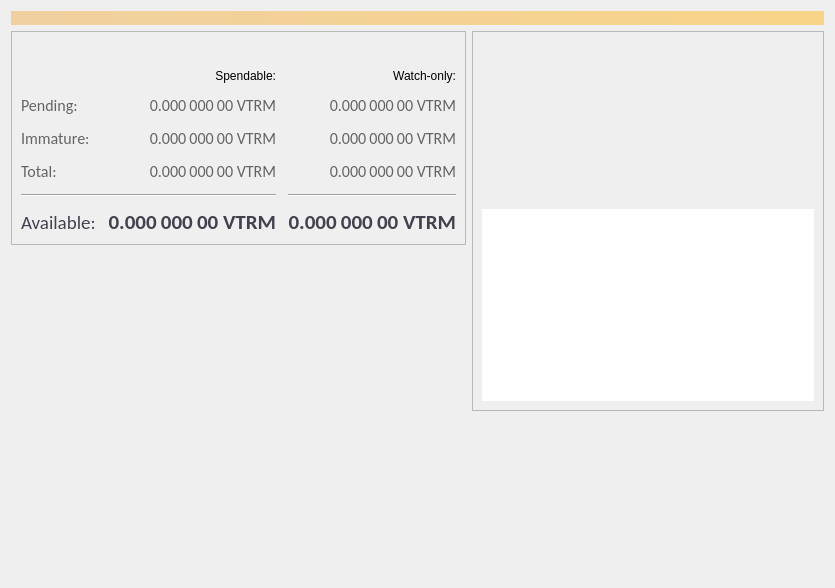
<?xml version="1.0" encoding="UTF-8"?>
<ui version="4.0">
 <class>OverviewPage</class>
 <widget class="QLabel" name="OverviewPage">
  <property name="enabled">
   <bool>true</bool>
  </property>
  <property name="geometry">
   <rect>
    <x>0</x>
    <y>0</y>
    <width>835</width>
    <height>588</height>
   </rect>
  </property>
  <property name="windowTitle">
   <string>Form</string>
  </property>
  <property name="autoFillBackground">
   <bool>false</bool>
  </property>
  <property name="styleSheet">
   <string notr="true"/>
  </property>
  <property name="pixmap">
   <pixmap resource="../bitcoin.qrc">:/icons/overview_background</pixmap>
  </property>
  <property name="scaledContents">
   <bool>true</bool>
  </property>
  <property name="wordWrap">
   <bool>true</bool>
  </property>
  <layout class="QVBoxLayout" name="topLayout">
   <item>
    <widget class="QLabel" name="labelAlerts">
     <property name="visible">
      <bool>false</bool>
     </property>
     <property name="styleSheet">
      <string notr="true">QLabel { background-color: qlineargradient(x1: 0, y1: 0, x2: 1, y2: 0, stop:0 #F0D0A0, stop:1 #F8D488); color:#000000; }</string>
     </property>
     <property name="wordWrap">
      <bool>true</bool>
     </property>
     <property name="margin">
      <number>3</number>
     </property>
     <property name="textInteractionFlags">
      <set>Qt::TextSelectableByMouse</set>
     </property>
    </widget>
   </item>
   <item>
    <layout class="QHBoxLayout" name="horizontalLayout" stretch="1,1">
     <item>
      <layout class="QVBoxLayout" name="verticalLayout_2">
       <item>
        <widget class="QFrame" name="frame">
         <property name="frameShape">
          <enum>QFrame::StyledPanel</enum>
         </property>
         <property name="frameShadow">
          <enum>QFrame::Raised</enum>
         </property>
         <layout class="QVBoxLayout" name="verticalLayout_4">
          <item>
           <layout class="QHBoxLayout" name="horizontalLayout_4">
            <item>
             <widget class="QPushButton" name="labelWalletStatus">
              <property name="enabled">
               <bool>true</bool>
              </property>
              <property name="maximumSize">
               <size>
                <width>30</width>
                <height>16777215</height>
               </size>
              </property>
              <property name="toolTip">
               <string>The displayed information may be out of date. Your wallet automatically synchronizes with the Vertoreum network after a connection is established, but this process has not completed yet.</string>
              </property>
              <property name="text">
               <string/>
              </property>
              <property name="icon">
               <iconset resource="../bitcoin.qrc">
                <normaloff>:/icons/warning</normaloff>
                <disabledoff>:/icons/warning</disabledoff>:/icons/warning</iconset>
              </property>
              <property name="iconSize">
               <size>
                <width>24</width>
                <height>24</height>
               </size>
              </property>
              <property name="flat">
               <bool>true</bool>
              </property>
             </widget>
            </item>
            <item>
             <spacer name="horizontalSpacer_3">
              <property name="orientation">
               <enum>Qt::Horizontal</enum>
              </property>
              <property name="sizeHint" stdset="0">
               <size>
                <width>40</width>
                <height>20</height>
               </size>
              </property>
             </spacer>
            </item>
           </layout>
          </item>
          <item>
           <layout class="QGridLayout" name="gridLayout">
            <property name="spacing">
             <number>12</number>
            </property>
            <item row="5" column="0" colspan="2">
             <widget class="Line" name="line">
              <property name="orientation">
               <enum>Qt::Horizontal</enum>
              </property>
             </widget>
            </item>
            <item row="3" column="1">
             <widget class="QLabel" name="labelImmature">
              <property name="font">
               <font>
                <family>Calibri</family>
                <pointsize>12</pointsize>
                <weight>50</weight>
                <bold>false</bold>
               </font>
              </property>
              <property name="cursor">
               <cursorShape>IBeamCursor</cursorShape>
              </property>
              <property name="toolTip">
               <string>Mined balance that has not yet matured</string>
              </property>
              <property name="styleSheet">
               <string notr="true">color: rgb(100, 100, 100);</string>
              </property>
              <property name="text">
               <string notr="true">0.000 000 00 VTRM</string>
              </property>
              <property name="alignment">
               <set>Qt::AlignRight|Qt::AlignTrailing|Qt::AlignVCenter</set>
              </property>
              <property name="textInteractionFlags">
               <set>Qt::LinksAccessibleByMouse|Qt::TextSelectableByKeyboard|Qt::TextSelectableByMouse</set>
              </property>
             </widget>
            </item>
            <item row="5" column="2">
             <widget class="Line" name="lineWatchBalance">
              <property name="sizePolicy">
               <sizepolicy hsizetype="Preferred" vsizetype="Fixed">
                <horstretch>0</horstretch>
                <verstretch>0</verstretch>
               </sizepolicy>
              </property>
              <property name="minimumSize">
               <size>
                <width>140</width>
                <height>0</height>
               </size>
              </property>
              <property name="orientation">
               <enum>Qt::Horizontal</enum>
              </property>
             </widget>
            </item>
            <item row="2" column="0">
             <widget class="QLabel" name="labelPendingText">
              <property name="font">
               <font>
                <family>Calibri</family>
                <pointsize>12</pointsize>
                <weight>50</weight>
                <bold>false</bold>
               </font>
              </property>
              <property name="styleSheet">
               <string notr="true">color: rgb(100, 100, 100);</string>
              </property>
              <property name="text">
               <string>Pending:</string>
              </property>
             </widget>
            </item>
            <item row="3" column="0">
             <widget class="QLabel" name="labelImmatureText">
              <property name="font">
               <font>
                <family>Calibri</family>
                <pointsize>12</pointsize>
                <weight>50</weight>
                <bold>false</bold>
               </font>
              </property>
              <property name="styleSheet">
               <string notr="true">color: rgb(100, 100, 100);</string>
              </property>
              <property name="text">
               <string>Immature:</string>
              </property>
             </widget>
            </item>
            <item row="0" column="2">
             <widget class="QLabel" name="labelWatchonly">
              <property name="text">
               <string>Watch-only:</string>
              </property>
              <property name="alignment">
               <set>Qt::AlignRight|Qt::AlignTrailing|Qt::AlignVCenter</set>
              </property>
             </widget>
            </item>
            <item row="2" column="1">
             <widget class="QLabel" name="labelUnconfirmed">
              <property name="font">
               <font>
                <family>Calibri</family>
                <pointsize>12</pointsize>
                <weight>50</weight>
                <bold>false</bold>
               </font>
              </property>
              <property name="cursor">
               <cursorShape>IBeamCursor</cursorShape>
              </property>
              <property name="toolTip">
               <string>Total of transactions that have yet to be confirmed, and do not yet count toward the spendable balance</string>
              </property>
              <property name="styleSheet">
               <string notr="true">color: rgb(100, 100, 100);</string>
              </property>
              <property name="text">
               <string notr="true">0.000 000 00 VTRM</string>
              </property>
              <property name="alignment">
               <set>Qt::AlignRight|Qt::AlignTrailing|Qt::AlignVCenter</set>
              </property>
              <property name="textInteractionFlags">
               <set>Qt::LinksAccessibleByMouse|Qt::TextSelectableByKeyboard|Qt::TextSelectableByMouse</set>
              </property>
             </widget>
            </item>
            <item row="2" column="2">
             <widget class="QLabel" name="labelWatchPending">
              <property name="font">
               <font>
                <family>Calibri</family>
                <pointsize>12</pointsize>
                <weight>50</weight>
                <bold>false</bold>
               </font>
              </property>
              <property name="cursor">
               <cursorShape>IBeamCursor</cursorShape>
              </property>
              <property name="toolTip">
               <string>Unconfirmed transactions to watch-only addresses</string>
              </property>
              <property name="styleSheet">
               <string notr="true">color: rgb(100, 100, 100);</string>
              </property>
              <property name="text">
               <string notr="true">0.000 000 00 VTRM</string>
              </property>
              <property name="alignment">
               <set>Qt::AlignRight|Qt::AlignTrailing|Qt::AlignVCenter</set>
              </property>
              <property name="textInteractionFlags">
               <set>Qt::LinksAccessibleByMouse|Qt::TextSelectableByKeyboard|Qt::TextSelectableByMouse</set>
              </property>
             </widget>
            </item>
            <item row="0" column="1">
             <widget class="QLabel" name="labelSpendable">
              <property name="text">
               <string>Spendable:</string>
              </property>
              <property name="alignment">
               <set>Qt::AlignRight|Qt::AlignTrailing|Qt::AlignVCenter</set>
              </property>
             </widget>
            </item>
            <item row="4" column="0">
             <widget class="QLabel" name="labelTotalText">
              <property name="font">
               <font>
                <family>Calibri</family>
                <pointsize>12</pointsize>
               </font>
              </property>
              <property name="styleSheet">
               <string notr="true">color: rgb(100, 100, 100);</string>
              </property>
              <property name="text">
               <string>Total:</string>
              </property>
             </widget>
            </item>
            <item row="2" column="3">
             <spacer name="horizontalSpacer_2">
              <property name="orientation">
               <enum>Qt::Horizontal</enum>
              </property>
              <property name="sizeHint" stdset="0">
               <size>
                <width>40</width>
                <height>20</height>
               </size>
              </property>
             </spacer>
            </item>
            <item row="4" column="1">
             <widget class="QLabel" name="labelTotal">
              <property name="font">
               <font>
                <family>Calibri</family>
                <pointsize>12</pointsize>
                <weight>50</weight>
                <bold>false</bold>
               </font>
              </property>
              <property name="cursor">
               <cursorShape>IBeamCursor</cursorShape>
              </property>
              <property name="toolTip">
               <string>Your current total balance</string>
              </property>
              <property name="styleSheet">
               <string notr="true">color: rgb(100, 100, 100);</string>
              </property>
              <property name="text">
               <string notr="true">0.000 000 00 VTRM</string>
              </property>
              <property name="alignment">
               <set>Qt::AlignRight|Qt::AlignTrailing|Qt::AlignVCenter</set>
              </property>
              <property name="textInteractionFlags">
               <set>Qt::LinksAccessibleByMouse|Qt::TextSelectableByKeyboard|Qt::TextSelectableByMouse</set>
              </property>
             </widget>
            </item>
            <item row="3" column="2">
             <widget class="QLabel" name="labelWatchImmature">
              <property name="font">
               <font>
                <family>Calibri</family>
                <pointsize>12</pointsize>
                <weight>50</weight>
                <bold>false</bold>
               </font>
              </property>
              <property name="cursor">
               <cursorShape>IBeamCursor</cursorShape>
              </property>
              <property name="toolTip">
               <string>Mined balance in watch-only addresses that has not yet matured</string>
              </property>
              <property name="styleSheet">
               <string notr="true">color: rgb(100, 100, 100);</string>
              </property>
              <property name="text">
               <string notr="true">0.000 000 00 VTRM</string>
              </property>
              <property name="alignment">
               <set>Qt::AlignRight|Qt::AlignTrailing|Qt::AlignVCenter</set>
              </property>
              <property name="textInteractionFlags">
               <set>Qt::LinksAccessibleByMouse|Qt::TextSelectableByKeyboard|Qt::TextSelectableByMouse</set>
              </property>
             </widget>
            </item>
            <item row="6" column="0">
             <widget class="QLabel" name="labelBalanceText">
              <property name="font">
               <font>
                <family>Calibri</family>
                <pointsize>14</pointsize>
               </font>
              </property>
              <property name="styleSheet">
               <string notr="true">color: rgb(66, 66, 78);</string>
              </property>
              <property name="text">
               <string>Available:</string>
              </property>
             </widget>
            </item>
            <item row="6" column="1">
             <widget class="QLabel" name="labelBalance">
              <property name="font">
               <font>
                <family>Calibri</family>
                <pointsize>16</pointsize>
                <weight>75</weight>
                <bold>true</bold>
               </font>
              </property>
              <property name="cursor">
               <cursorShape>IBeamCursor</cursorShape>
              </property>
              <property name="toolTip">
               <string>Your current spendable balance</string>
              </property>
              <property name="styleSheet">
               <string notr="true">color: rgb(66, 66, 78);</string>
              </property>
              <property name="text">
               <string notr="true">0.000 000 00 VTRM</string>
              </property>
              <property name="alignment">
               <set>Qt::AlignRight|Qt::AlignTrailing|Qt::AlignVCenter</set>
              </property>
              <property name="textInteractionFlags">
               <set>Qt::LinksAccessibleByMouse|Qt::TextSelectableByKeyboard|Qt::TextSelectableByMouse</set>
              </property>
             </widget>
            </item>
            <item row="4" column="2">
             <widget class="QLabel" name="labelWatchTotal">
              <property name="font">
               <font>
                <family>Calibri</family>
                <pointsize>12</pointsize>
                <weight>50</weight>
                <bold>false</bold>
               </font>
              </property>
              <property name="cursor">
               <cursorShape>IBeamCursor</cursorShape>
              </property>
              <property name="toolTip">
               <string>Current total balance in watch-only addresses</string>
              </property>
              <property name="styleSheet">
               <string notr="true">color: rgb(100, 100, 100);</string>
              </property>
              <property name="text">
               <string notr="true">0.000 000 00 VTRM</string>
              </property>
              <property name="alignment">
               <set>Qt::AlignRight|Qt::AlignTrailing|Qt::AlignVCenter</set>
              </property>
              <property name="textInteractionFlags">
               <set>Qt::LinksAccessibleByMouse|Qt::TextSelectableByKeyboard|Qt::TextSelectableByMouse</set>
              </property>
             </widget>
            </item>
            <item row="6" column="2">
             <widget class="QLabel" name="labelWatchAvailable">
              <property name="font">
               <font>
                <family>Calibri</family>
                <pointsize>16</pointsize>
                <weight>75</weight>
                <bold>true</bold>
               </font>
              </property>
              <property name="cursor">
               <cursorShape>IBeamCursor</cursorShape>
              </property>
              <property name="toolTip">
               <string>Your current balance in watch-only addresses</string>
              </property>
              <property name="styleSheet">
               <string notr="true">color: rgb(66, 66, 78);</string>
              </property>
              <property name="text">
               <string notr="true">0.000 000 00 VTRM</string>
              </property>
              <property name="alignment">
               <set>Qt::AlignRight|Qt::AlignTrailing|Qt::AlignVCenter</set>
              </property>
              <property name="textInteractionFlags">
               <set>Qt::LinksAccessibleByMouse|Qt::TextSelectableByKeyboard|Qt::TextSelectableByMouse</set>
              </property>
             </widget>
            </item>
           </layout>
          </item>
         </layout>
        </widget>
       </item>
       <item>
        <spacer name="verticalSpacer">
         <property name="orientation">
          <enum>Qt::Vertical</enum>
         </property>
         <property name="sizeHint" stdset="0">
          <size>
           <width>20</width>
           <height>40</height>
          </size>
         </property>
        </spacer>
       </item>
      </layout>
     </item>
     <item>
      <layout class="QVBoxLayout" name="verticalLayout_3">
       <item>
        <widget class="QFrame" name="frame_2">
         <property name="frameShape">
          <enum>QFrame::StyledPanel</enum>
         </property>
         <property name="frameShadow">
          <enum>QFrame::Raised</enum>
         </property>
         <layout class="QVBoxLayout" name="verticalLayout">
          <item>
           <layout class="QHBoxLayout" name="horizontalLayout_2">
            <item>
             <widget class="QPushButton" name="labelTransactionsStatus">
              <property name="enabled">
               <bool>true</bool>
              </property>
              <property name="maximumSize">
               <size>
                <width>30</width>
                <height>16777215</height>
               </size>
              </property>
              <property name="toolTip">
               <string>The displayed information may be out of date. Your wallet automatically synchronizes with the Vertoreum network after a connection is established, but this process has not completed yet.</string>
              </property>
              <property name="text">
               <string/>
              </property>
              <property name="icon">
               <iconset resource="../bitcoin.qrc">
                <normaloff>:/icons/warning</normaloff>
                <disabledoff>:/icons/warning</disabledoff>:/icons/warning</iconset>
              </property>
              <property name="iconSize">
               <size>
                <width>24</width>
                <height>24</height>
               </size>
              </property>
              <property name="flat">
               <bool>true</bool>
              </property>
             </widget>
            </item>
            <item>
             <spacer name="horizontalSpacer">
              <property name="orientation">
               <enum>Qt::Horizontal</enum>
              </property>
              <property name="sizeHint" stdset="0">
               <size>
                <width>40</width>
                <height>20</height>
               </size>
              </property>
             </spacer>
            </item>
           </layout>
          </item>
          <item>
           <spacer name="horizontalSpacer_4">
            <property name="orientation">
             <enum>Qt::Horizontal</enum>
            </property>
            <property name="sizeHint" stdset="0">
             <size>
              <width>40</width>
              <height>20</height>
             </size>
            </property>
           </spacer>
          </item>
          <item>
           <spacer name="horizontalSpacer_5">
            <property name="orientation">
             <enum>Qt::Horizontal</enum>
            </property>
            <property name="sizeHint" stdset="0">
             <size>
              <width>40</width>
              <height>20</height>
             </size>
            </property>
           </spacer>
          </item>
          <item>
           <spacer name="horizontalSpacer_6">
            <property name="orientation">
             <enum>Qt::Horizontal</enum>
            </property>
            <property name="sizeHint" stdset="0">
             <size>
              <width>40</width>
              <height>20</height>
             </size>
            </property>
           </spacer>
          </item>
          <item>
           <spacer name="horizontalSpacer_7">
            <property name="orientation">
             <enum>Qt::Horizontal</enum>
            </property>
            <property name="sizeHint" stdset="0">
             <size>
              <width>40</width>
              <height>20</height>
             </size>
            </property>
           </spacer>
          </item>
          <item>
           <spacer name="horizontalSpacer_8">
            <property name="orientation">
             <enum>Qt::Horizontal</enum>
            </property>
            <property name="sizeHint" stdset="0">
             <size>
              <width>40</width>
              <height>20</height>
             </size>
            </property>
           </spacer>
          </item>
          <item>
           <spacer name="horizontalSpacer_9">
            <property name="orientation">
             <enum>Qt::Horizontal</enum>
            </property>
            <property name="sizeHint" stdset="0">
             <size>
              <width>40</width>
              <height>20</height>
             </size>
            </property>
           </spacer>
          </item>
          <item>
           <spacer name="horizontalSpacer_10">
            <property name="orientation">
             <enum>Qt::Horizontal</enum>
            </property>
            <property name="sizeHint" stdset="0">
             <size>
              <width>40</width>
              <height>20</height>
             </size>
            </property>
           </spacer>
          </item>
          <item>
           <widget class="QListView" name="listTransactions">
            <property name="font">
             <font>
              <family>Calibri Light</family>
              <pointsize>10</pointsize>
             </font>
            </property>
            <property name="styleSheet">
             <string notr="true">QListView { background: transparent; }
color: rgb(100, 100, 100);</string>
            </property>
            <property name="frameShape">
             <enum>QFrame::NoFrame</enum>
            </property>
            <property name="verticalScrollBarPolicy">
             <enum>Qt::ScrollBarAlwaysOff</enum>
            </property>
            <property name="horizontalScrollBarPolicy">
             <enum>Qt::ScrollBarAlwaysOff</enum>
            </property>
            <property name="selectionMode">
             <enum>QAbstractItemView::NoSelection</enum>
            </property>
           </widget>
          </item>
         </layout>
        </widget>
       </item>
       <item>
        <spacer name="verticalSpacer_2">
         <property name="orientation">
          <enum>Qt::Vertical</enum>
         </property>
         <property name="sizeHint" stdset="0">
          <size>
           <width>20</width>
           <height>40</height>
          </size>
         </property>
        </spacer>
       </item>
      </layout>
     </item>
    </layout>
   </item>
  </layout>
 </widget>
 <resources>
  <include location="../bitcoin.qrc"/>
 </resources>
 <connections/>
</ui>
